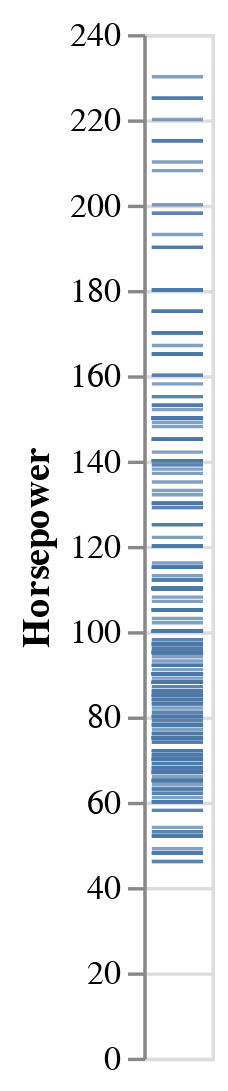

Notebook code cell kept with this figure:
### Code cell
alt.Chart(cars).mark_tick().encode(y='Horsepower')

### Figure 1 — Vega-Lite specification as saved in the notebook (floating-point values rounded to 4 significant figures; data arrays with more than 128 entries replaced by an {"elided": "..."} marker saying what was removed)
{"config": {"view": {"continuousWidth": 400, "continuousHeight": 300}}, "data": {"name": "data-f02450ab61490a1363517a0190416235"}, "mark": "tick", "encoding": {"y": {"type": "quantitative", "field": "Horsepower"}}, "$schema": "https://vega.github.io/schema/vega-lite/v4.8.1.json", "datasets": {"data-f02450ab61490a1363517a0190416235": {"elided": "406 records"}}}
